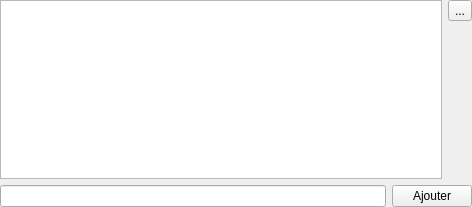
<?xml version="1.0" encoding="UTF-8"?>
<ui version="4.0">
 <class>IpFilterTableWidget</class>
 <widget class="QWidget" name="IpFilterTableWidget">
  <property name="geometry">
   <rect>
    <x>0</x>
    <y>0</y>
    <width>472</width>
    <height>207</height>
   </rect>
  </property>
  <property name="windowTitle">
   <string>User informations</string>
  </property>
  <property name="locale">
   <locale language="English" country="UnitedStates"/>
  </property>
  <layout class="QGridLayout" name="gridLayout">
   <property name="leftMargin">
    <number>0</number>
   </property>
   <property name="topMargin">
    <number>0</number>
   </property>
   <property name="rightMargin">
    <number>0</number>
   </property>
   <property name="bottomMargin">
    <number>0</number>
   </property>
   <item row="0" column="0" colspan="2">
    <layout class="QGridLayout" name="lyt_table">
     <item row="0" column="1">
      <widget class="QToolButton" name="btn_del">
       <property name="text">
        <string>...</string>
       </property>
      </widget>
     </item>
     <item row="1" column="1">
      <spacer name="verticalSpacer_2">
       <property name="orientation">
        <enum>Qt::Vertical</enum>
       </property>
       <property name="sizeHint" stdset="0">
        <size>
         <width>20</width>
         <height>40</height>
        </size>
       </property>
      </spacer>
     </item>
     <item row="0" column="0" rowspan="2">
      <widget class="QTableWidget" name="tbw_list"/>
     </item>
    </layout>
   </item>
   <item row="1" column="0">
    <widget class="IpCIDRLineEdit" name="lne_ip"/>
   </item>
   <item row="1" column="1">
    <widget class="QPushButton" name="btn_add">
     <property name="text">
      <string>Ajouter</string>
     </property>
    </widget>
   </item>
  </layout>
 </widget>
 <customwidgets>
  <customwidget>
   <class>IpCIDRLineEdit</class>
   <extends>QLineEdit</extends>
   <header>geoplateforme.toolbelt.lne_ip_cidr_adress</header>
  </customwidget>
 </customwidgets>
 <resources/>
 <connections/>
</ui>
